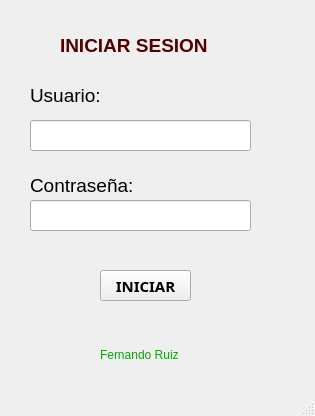
<?xml version="1.0" encoding="UTF-8"?>
<ui version="4.0">
 <class>MainWindow</class>
 <widget class="QMainWindow" name="MainWindow">
  <property name="geometry">
   <rect>
    <x>0</x>
    <y>0</y>
    <width>315</width>
    <height>416</height>
   </rect>
  </property>
  <property name="windowTitle">
   <string>MainWindow</string>
  </property>
  <widget class="QWidget" name="centralwidget">
   <widget class="QLineEdit" name="txtUsuario">
    <property name="geometry">
     <rect>
      <x>30</x>
      <y>120</y>
      <width>221</width>
      <height>31</height>
     </rect>
    </property>
    <property name="font">
     <font>
      <pointsize>10</pointsize>
     </font>
    </property>
    <property name="text">
     <string/>
    </property>
   </widget>
   <widget class="QPushButton" name="btnIniciar">
    <property name="geometry">
     <rect>
      <x>100</x>
      <y>270</y>
      <width>91</width>
      <height>31</height>
     </rect>
    </property>
    <property name="font">
     <font>
      <family>Rockwell Extra Bold</family>
      <pointsize>11</pointsize>
      <weight>75</weight>
      <bold>true</bold>
     </font>
    </property>
    <property name="text">
     <string>INICIAR</string>
    </property>
   </widget>
   <widget class="QLabel" name="label_3">
    <property name="geometry">
     <rect>
      <x>30</x>
      <y>170</y>
      <width>131</width>
      <height>31</height>
     </rect>
    </property>
    <property name="font">
     <font>
      <pointsize>14</pointsize>
     </font>
    </property>
    <property name="text">
     <string>Contraseña:</string>
    </property>
   </widget>
   <widget class="QLabel" name="label_2">
    <property name="geometry">
     <rect>
      <x>30</x>
      <y>80</y>
      <width>101</width>
      <height>31</height>
     </rect>
    </property>
    <property name="font">
     <font>
      <pointsize>14</pointsize>
     </font>
    </property>
    <property name="text">
     <string>Usuario:</string>
    </property>
   </widget>
   <widget class="QLineEdit" name="txtPassword">
    <property name="geometry">
     <rect>
      <x>30</x>
      <y>200</y>
      <width>221</width>
      <height>31</height>
     </rect>
    </property>
    <property name="font">
     <font>
      <pointsize>10</pointsize>
     </font>
    </property>
    <property name="text">
     <string/>
    </property>
   </widget>
   <widget class="QLabel" name="label">
    <property name="geometry">
     <rect>
      <x>100</x>
      <y>340</y>
      <width>101</width>
      <height>31</height>
     </rect>
    </property>
    <property name="styleSheet">
     <string notr="true">color: green;
</string>
    </property>
    <property name="text">
     <string>&lt;html&gt;&lt;head/&gt;&lt;body&gt;&lt;p&gt;&lt;span style=&quot; color:#00aa00;&quot;&gt;Fernando Ruiz&lt;/span&gt;&lt;/p&gt;&lt;/body&gt;&lt;/html&gt;</string>
    </property>
   </widget>
   <widget class="QLabel" name="label_5">
    <property name="geometry">
     <rect>
      <x>60</x>
      <y>30</y>
      <width>211</width>
      <height>31</height>
     </rect>
    </property>
    <property name="font">
     <font>
      <pointsize>14</pointsize>
      <weight>75</weight>
      <bold>true</bold>
     </font>
    </property>
    <property name="styleSheet">
     <string notr="true">color: rgb(85, 0, 0);</string>
    </property>
    <property name="text">
     <string>INICIAR SESION</string>
    </property>
   </widget>
  </widget>
  <widget class="QMenuBar" name="menubar">
   <property name="geometry">
    <rect>
     <x>0</x>
     <y>0</y>
     <width>315</width>
     <height>26</height>
    </rect>
   </property>
  </widget>
  <widget class="QStatusBar" name="statusbar"/>
 </widget>
 <resources/>
 <connections/>
</ui>
